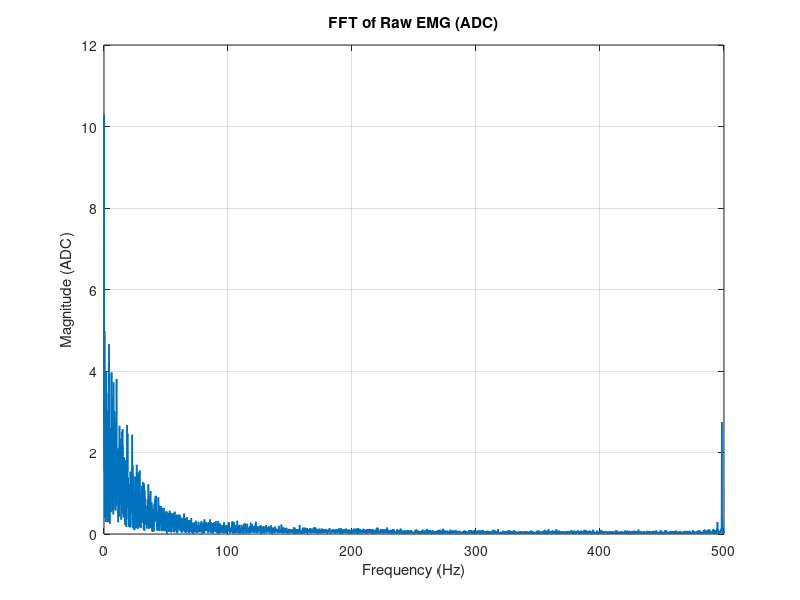
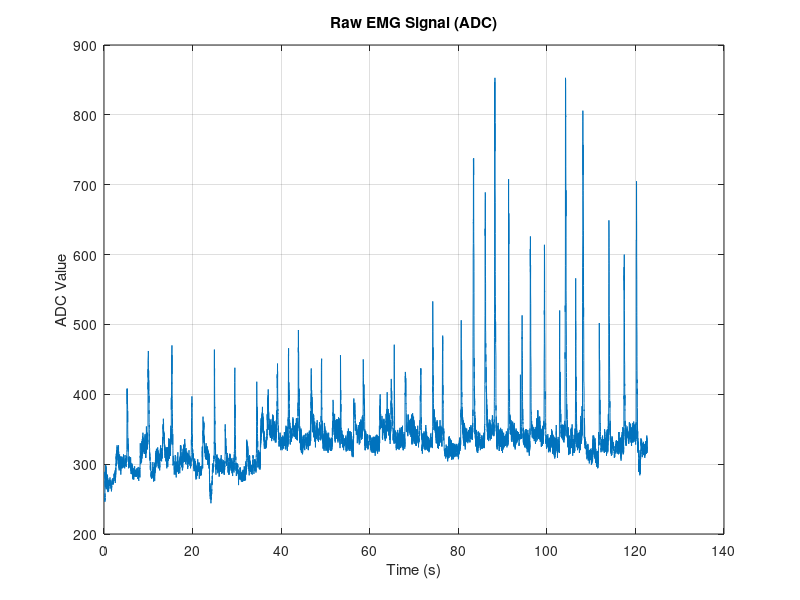
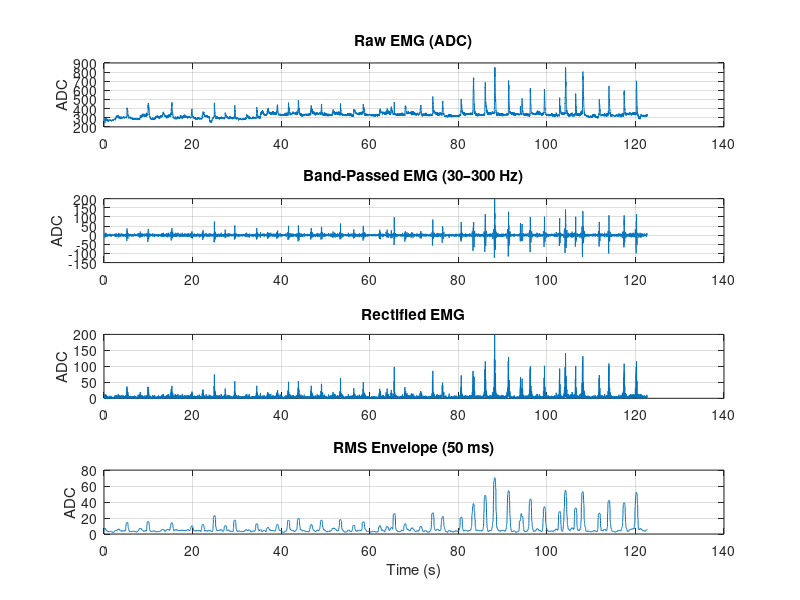

MATLAB code to generate these figures, in order:
clear; clc; close all;

%% ---------- LOAD DATA ----------
dataStruct = load('Amaan_rawdata.mat');

emg = dataStruct.EMG_RAW.ADC;   % ✅ RAW ADC COUNTS
t   = dataStruct.EMG_RAW.t;     % real timestamps (s)

fs = 1000;                      % nominal sampling frequency
N = length(emg);

%% ---------- FFT OF RAW EMG (ADC) ----------
emg_fft = emg - mean(emg);          % remove DC
emg_win = emg_fft .* hamming(N);    % windowing

X = fft(emg_win);
P2 = abs(X / N);
P1 = P2(1:N/2+1);
P1(2:end-1) = 2 * P1(2:end-1);

f = fs * (0:(N/2)) / N;

figure;
plot(f, P1, 'LineWidth', 1.2)
xlim([0 500])
xlabel('Frequency (Hz)')
ylabel('Magnitude (ADC)')
title('FFT of Raw EMG (ADC)')
grid on

%% ---------- RAW EMG (TIME DOMAIN) ----------
figure;
plot(t, emg)
xlabel('Time (s)')
ylabel('ADC Value')
title('Raw EMG Signal (ADC)')
grid on

%% ---------- PREPROCESSING ----------
% DC removal
emg_dc = emg - mean(emg);

% Band-pass filter (FFT justified)
[b,a] = butter(4, [30 300]/(fs/2), 'bandpass');
emg_filt = filtfilt(b, a, emg_dc);

% Full-wave rectification
emg_rect = abs(emg_filt);

% RMS envelope (50 ms window)
win = round(0.05 * fs);
emg_env = sqrt(movmean(emg_rect.^2, win));

%% ---------- FINAL VISUALIZATION ----------
figure;

subplot(4,1,1)
plot(t, emg)
title('Raw EMG (ADC)')
ylabel('ADC')
grid on

subplot(4,1,2)
plot(t, emg_filt)
title('Band-Passed EMG (30–300 Hz)')
ylabel('ADC')
grid on

subplot(4,1,3)
plot(t, emg_rect)
title('Rectified EMG')
ylabel('ADC')
grid on

subplot(4,1,4)
plot(t, emg_env)
title('RMS Envelope (50 ms)')
xlabel('Time (s)')
ylabel('ADC')
grid on
